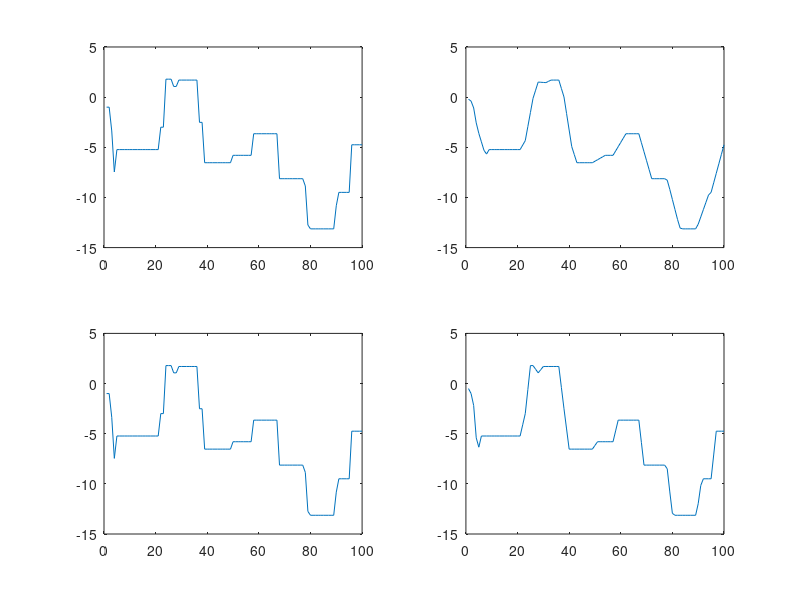

The MATLAB script that drew this image:
load('dsplab3.mat');
x1;

b = (1/5)*ones(1,5);
a = 1;
y = filter(b, a, x1);

subplot(2,2,1); plot(x1);
subplot(2,2,2); plot(y);

b = (1/2)*ones(1,2);
y = filter(b, a, x1);

subplot(2,2,3); plot(x1);
subplot(2,2,4); plot(y);